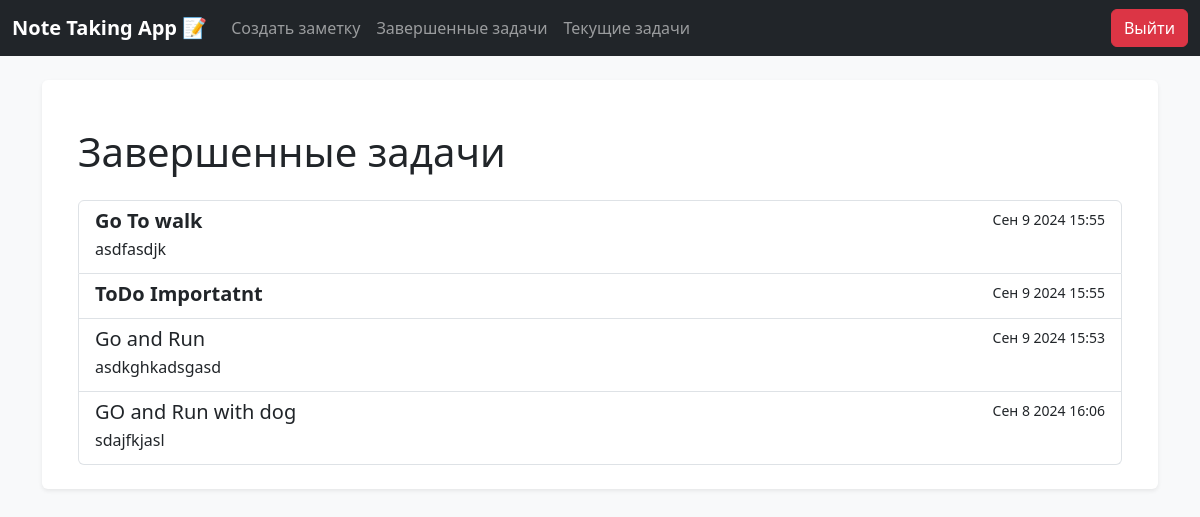
/done_tasks/ (signed in), run on an earlier commit of the app's database.
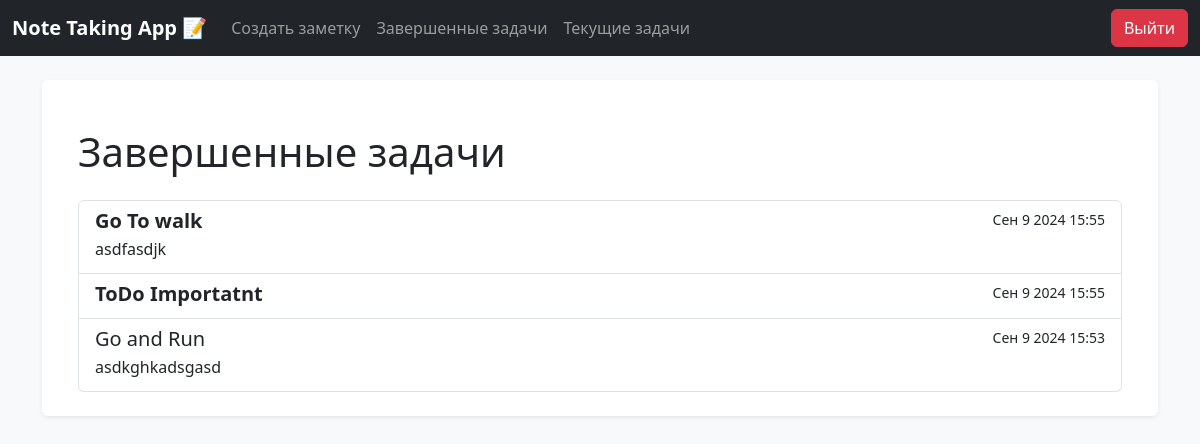
And on a later commit of the database.
### todo/models.py (models this page shows, shortened)
class Todo(models.Model):
    title = models.CharField(max_length=256, verbose_name='Название заметки')
    content = models.TextField(blank=True, verbose_name='Содержание')
    time_create = models.DateTimeField(auto_now_add=True, verbose_name='Время создания')
    time_done = models.DateTimeField(null=True, blank=True, verbose_name='Время завершения')
    time_update = models.DateTimeField(auto_now=True, verbose_name='Время обновления')
    important = models.BooleanField(default=False, verbose_name='Важно')
    user = models.ForeignKey(User, on_delete=models.CASCADE)
    category = models.ForeignKey('Categories', on_delete=models.PROTECT,null=True, blank=True, verbose_name='Категория')
    class Meta:
        ordering = ['-time_create']
        indexes = [
            models.Index(fields=['-time_create'])
        ]

### todo/views.py (the view)
# urls.py: path('done_tasks/', views.complete_tasks, name='complete_tasks'),
@login_required
def complete_tasks(request):
    todos = Todo.objects.filter(user=request.user, time_done__isnull=False).order_by('-time_done')
    return render(request, 'todo/complete_tasks.html', {'todos': todos})

### todo/templates/todo/complete_tasks.html
{% extends 'base.html' %}
{% block content %}
<div class="container mt-4">
    <h1 class="mb-4">Завершенные задачи</h1>
    <div class="list-group">
        {% for todo in todos %}
        <a href="{% url 'todoread' todo.id %}" class="list-group-item list-group-item-action">
            <div class="d-flex w-100 justify-content-between">
                <h5 class="mb-1">
                    {% if todo.important %}
                    <strong>{{ todo.title }}</strong>
                    {% else %}
                    {{ todo.title }}
                    {% endif %}
                </h5>
                <small>{{ todo.time_done|date:'M j Y H:i' }}</small>
            </div>
            {% if todo.content %}
            <p class="mb-1">{{ todo.content }}</p>
            {% endif %}
        </a>
        {% endfor %}
    </div>
</div>
{% endblock %}

What changed in the data, as far as the page shows it:
removed Todo: title "GO and Run with dog", time_done "Сен 8 2024 16:06", content "sdajfkjasl"
